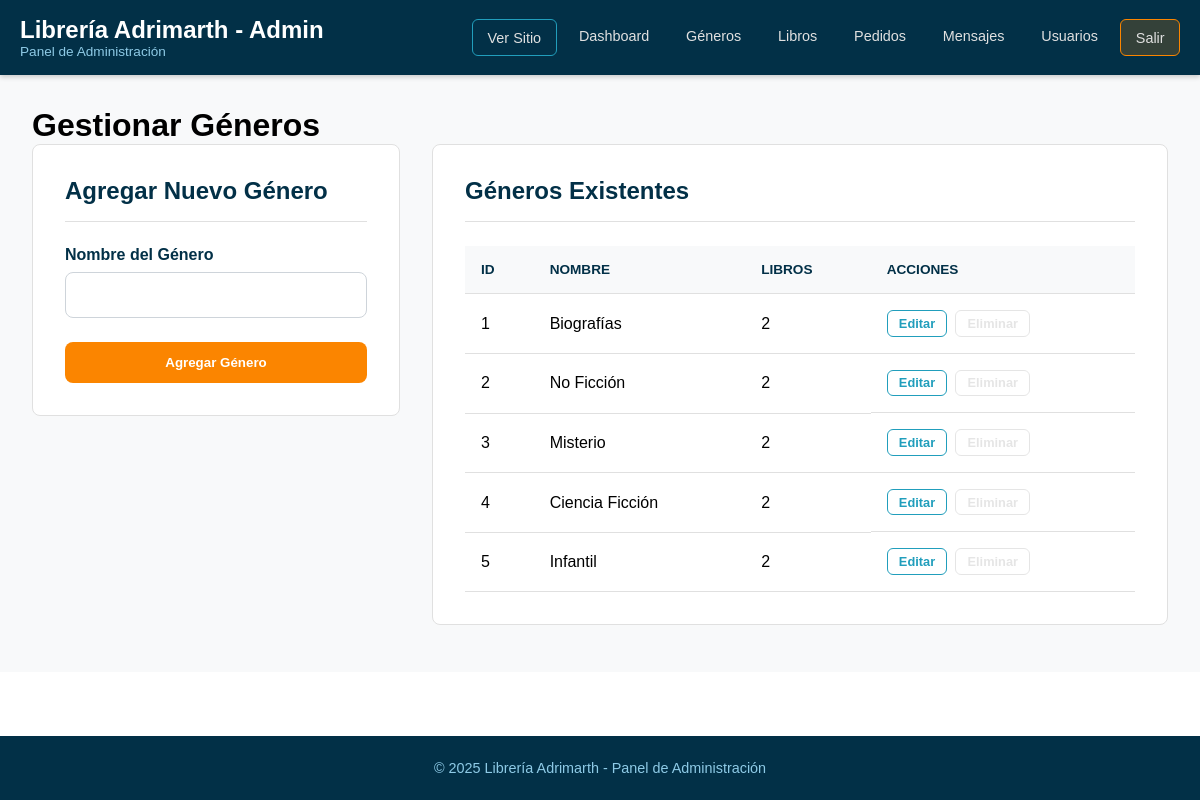
Page /administrador/pages/generos.php (signed in) on the committed database.
### tables this page shows
CREATE TABLE generos (
    id INT AUTO_INCREMENT PRIMARY KEY,
    nombre VARCHAR(50) NOT NULL,
    descripcion TEXT
);

### administrador/controllers/generos_controller.php (called while the page is built, shortened)
<?php
require_once '../../config/database.php';
require_once '../models/Genero.php';
$generoModel = new GeneroModel($pdo);
$page_title = 'Gestionar Géneros';
$generos = $generoModel->getAll();
?>

### administrador/models/Genero.php (called while the page is built, shortened)
<?php
class GeneroModel {
    private $pdo;
    public function __construct($pdo) {
        $this->pdo = $pdo;
    }
    public function getAll() {
        $stmt = $this->pdo->query("
            SELECT g.*, COUNT(l.id) as libro_count
            FROM generos g
            LEFT JOIN libros l ON g.id = l.genero_id
            GROUP BY g.id
            ORDER BY g.id ASC
        ");
        return $stmt->fetchAll();
    }
}
?>

### administrador/pages/generos.php (the view, shortened to what this page needs)
<?php
require_once '../controllers/generos_controller.php';
include '../../public/componentes/admin_header.php';
?>
<link rel="stylesheet" href="/proyecto-01/administrador/styles/categorias.css">
<main class="container">
    <h1><?php echo $page_title; ?></h1>
    <div class="category-grid">
        <div class="form-container">
            <h2>Agregar Nuevo Género</h2>
            <form action="/proyecto-01/administrador/pages/generos.php" method="POST">
                <div class="form-group">
                    <label for="nombre">Nombre del Género</label>
                    <input type="text" id="nombre" name="nombre" class="form-control" required>
                </div>
                <button type="submit" class="btn btn-primary">Agregar Género</button>
            </form>
        </div>
        <div class="table-responsive">
            <h2>Géneros Existentes</h2>
            <table class="table">
                <thead>
                    <tr>
                        <th>ID</th>
                        <th>Nombre</th>
                        <th>Libros</th>
                        <th>Acciones</th>
                    </tr>
                </thead>
                <tbody>
                    <?php if (empty($generos)): ?>
                        <tr>
                            <td colspan="4" style="text-align: center;">No hay géneros creados.</td>
                        </tr>
                    <?php else: ?>
                        <?php foreach ($generos as $genero): ?>
                            <tr>
                                <td><?php echo $genero['id']; ?></td>
                                <td><?php echo htmlspecialchars($genero['nombre']); ?></td>
                                <td><?php echo $genero['libro_count']; ?></td>
                                <td class="actions-cell-buttons">
                                    <a href="/proyecto-01/administrador/pages/editar_genero.php?id=<?php echo $genero['id']; ?>" class="btn btn-sm btn-secondary" title="Editar">Editar</a>
                                    <form action="/proyecto-01/administrador/pages/generos.php" method="POST" style="display: inline-block;" onsubmit="return confirm('¿Estás seguro de que quieres eliminar este género?');">
                                        <button type="submit" class="btn btn-sm btn-danger" title="Eliminar" <?php echo ($genero['libro_count'] > 0) ? 'disabled' : ''; ?>>Eliminar</button>
                                    </form>
                                </td>
                            </tr>
                        <?php endforeach; ?>
                    <?php endif; ?>
                </tbody>
            </table>
        </div>
    </div>
</main>
<?php
include '../../public/componentes/admin_footer.php';
?>

### public/global.css (style rules this page uses)
html { overflow-y: scroll; }
:root { --color-primary: #fb8500; --color-primary-dark: #e67300; --color-secondary: #219ebc; --color-accent: #ffb703; --color-dark: #023047; --color-light: #8ecae6; --color-white: #fff; --color-gray: #f8f9fa; --color-text: #495057; }
* { margin: 0; padding: 0; box-sizing: border-box; font-family: sans-serif; }
body { display: flex; flex-direction: column; min-height: 100vh; }
main { flex-grow: 1; }
.container { max-width: 1300px; min-width: 1200px; margin: 0 auto; padding: 0 20px; }
.btn { display: inline-flex; align-items: center; justify-content: center; gap: 0.5rem; padding: 12px 24px; border-radius: 8px; font-weight: 600; text-decoration: none; border: 1px solid transparent; cursor: pointer; transition: all 0.2s ease-in-out; }
.btn-primary { background-color: var(--color-primary); color: var(--color-white); }

### administrador/styles/categorias.css (style rules this page uses)
main.container { background-color: #f8f9fa; padding: 2rem; }
.category-grid { display: grid; grid-template-columns: 1fr 2fr; gap: 2rem; align-items: flex-start; }
.form-container, .table-responsive { background-color: #fff; padding: 2rem; border-radius: 8px; border: 1px solid #e0e0e0; }
.form-container h2, .table-responsive h2 { margin-top: 0; margin-bottom: 1.5rem; font-size: 1.5rem; color: #023047; padding-bottom: 1rem; border-bottom: 1px solid #e0e0e0; }
.form-group { margin-bottom: 1rem; }
.form-group label { display: block; margin-bottom: 0.5rem; font-weight: 600; color: #023047; }
.form-control { width: 100%; padding: 0.8rem 1rem; border: 1px solid #ced4da; border-radius: 8px; font-size: 1rem; transition: border-color .2s, box-shadow .2s; }
.btn-primary { width: 100%; margin-top: 0.5rem; }
.table { width: 100%; border-collapse: collapse; }
.table th, .table td { padding: 1rem; text-align: left; border-bottom: 1px solid #e0e0e0; }
.table th { background-color: #f8f9fa; color: #023047; font-weight: 600; text-transform: uppercase; font-size: 0.85rem; }
.actions-cell-buttons { display: flex; gap: 0.5rem; align-items: center; }
.btn-sm { padding: 0.3rem 0.7rem; font-size: 0.8rem; font-weight: 600; border-radius: 6px; }
.btn-secondary { background-color: transparent; color: #219ebc; border-color: #219ebc; }
.btn-danger { background-color: transparent; color: #e63946; border-color: #e63946; }
.btn-danger:disabled { opacity: 0.5; cursor: not-allowed; border-color: #ccc; color: #ccc; }

### rows in the picture
generos: id "1", nombre "Biografías", libro_count "2"
generos: id "2", nombre "No Ficción", libro_count "2"
generos: id "3", nombre "Misterio", libro_count "2"
generos: id "4", nombre "Ciencia Ficción", libro_count "2"
generos: id "5", nombre "Infantil", libro_count "2"

### other values in the picture
$page_title "Gestionar Géneros"
